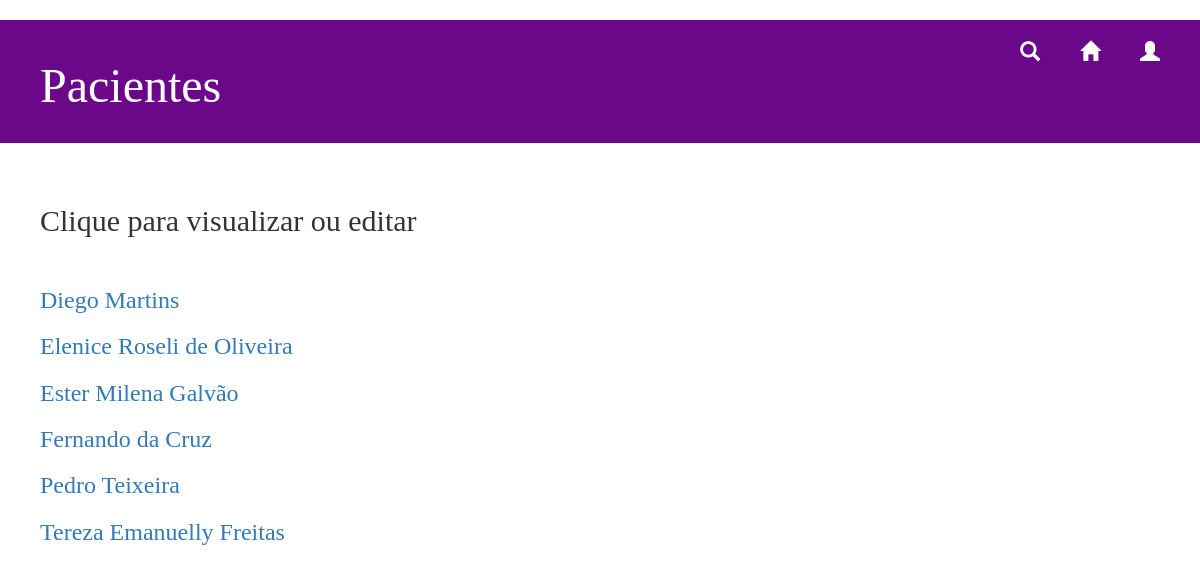
Page /paciente/lista_pacientes on the committed database.
### transplante/models.py (models this page shows, shortened)
class Pessoa (models.Model):
		nome = models.CharField(max_length=200, default = '', verbose_name='Nome')
		telefone = models.CharField(max_length=15, default = '', verbose_name='Telefone')
		cpf = models.CharField(max_length=11, default = '', verbose_name='CPF')
		email = models.CharField(max_length=100, default = '', verbose_name='e-Mail')
		data_nasc = models.CharField(max_length=10, default = '', verbose_name='Data de Nascimento')

class Paciente (Pessoa):
		doador_receptor = models.CharField(max_length=30, default = '', verbose_name='Doador ou Receptor')
		tipo_sanguineo = models.CharField(max_length=3, default = '', verbose_name='Tipo Sanguíneo')
		orgao = models.CharField(max_length=20, default = '', verbose_name='Órgão')
		alergia = models.CharField(max_length=100, default = '', verbose_name='Alergias')
		doenca_preexist = models.CharField(max_length=100, default = '', verbose_name='Doença Pré-existente')

class Pessoa (models.Model):
		nome = models.CharField(max_length=200, default = '', verbose_name='Nome')
		telefone = models.CharField(max_length=15, default = '', verbose_name='Telefone')
		cpf = models.CharField(max_length=11, default = '', verbose_name='CPF')
		email = models.CharField(max_length=100, default = '', verbose_name='e-Mail')
		data_nasc = models.CharField(max_length=10, default = '', verbose_name='Data de Nascimento')

### transplante/views.py (the view)
# urls.py: path('paciente/lista_pacientes', views.lista_pacientes, name='lista_pacientes'),
def lista_pacientes(request):
	pacientes = Paciente.objects.order_by('nome').all()
	return render(request, 'transplante/lista_pacientes.html', {'pacientes': pacientes})

### transplante/templates/transplante/lista_pacientes.html (shortened to what this page needs)
{% load staticfiles %}
<html>
    <head>
       <link rel="stylesheet" href="//maxcdn.bootstrapcdn.com/bootstrap/3.2.0/css/bootstrap.min.css">
      <link rel="stylesheet" href="//maxcdn.bootstrapcdn.com/bootstrap/3.2.0/css/bootstrap-theme.min.css">
       <link rel="stylesheet" href="{% static 'css/home.css' %}">
<div class="page-header">
<div class="user" allign="right">
		{% if user.is_authenticated %}
		<a href="{% url 'logout'%}?next={{request.path}}">Logout({{ user.get_username }})</a>
		 {% else %}
	<a href="{% url 'login'%}?next={{request.path}}" class="top-menu"><span class="glyphicon glyphicon-user"></span></a>
{% endif %}
	</div>
			<a href="{% url 'home' %}" class="top-menu"><span class="glyphicon glyphicon-home"></span></a>
			<a href="{% url 'busca_pacientes' %}" class="top-menu"><span class="glyphicon glyphicon-search"></span></a>
            <h1>Pacientes</h1>
        </div>
</head> <body>
<div class="content container">
    <div class="row">
<h2>Clique para visualizar ou editar</h2><br>
            {% for paciente in pacientes %}
                <div class=“paciente”>
                    <h3><a href="{% url 'pacientes_detail' pk=paciente.pk %}">{{ paciente.nome }}</a></h3>
                </div>
            {% endfor %}
        </div>
    </div>
</body>
</html>

### transplante/static/css/home.css (style rules this page uses)
.page-header { background-color: #6A0889; margin-top: 0; padding: 20px 20px 20px 40px; }
.page-header h1, .page-header h1 a, .page-header h1 a:visited, .page-header h1 a:active { color: #ffffff; font-size: 36pt; text-decoration: none; }
.content { margin-left: 40px; }
h1, h2, h3, h4 { font-family: 'Georgia'; }
.top-menu, .top-menu:hover, .top-menu:visited { color: #ffffff; font-size: 15pt; float: right; margin-right: 20px; margin-left: 20px; }
.user { float: right; color: #ffffff; font-family: 'Georgia'; }

### rows in the picture
Paciente: nome "Diego Martins"
Paciente: nome "Elenice Roseli de Oliveira"
Paciente: nome "Ester Milena Galvão"
Paciente: nome "Fernando da Cruz"
Paciente: nome "Pedro Teixeira"
Paciente: nome "Tereza Emanuelly Freitas"
